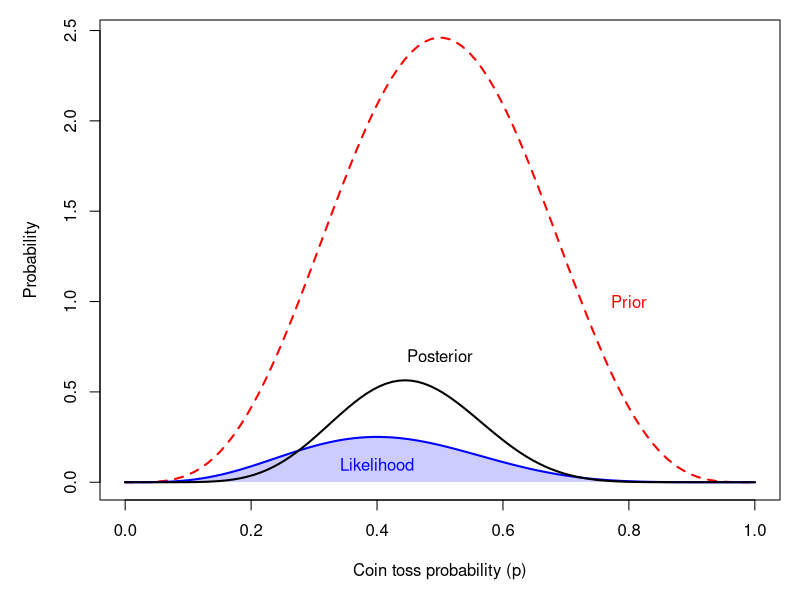

Recreate this plot in R.
x <- seq(0, 1, length.out=100)

pdf(file='~/slides/img/beta-binom.pdf', width=5, height=5)

par(mar=c(5,5,1,1))
plot(x, dbeta(x, shape1=5, shape2=5), type='l', lty=2, 
     col='red', lwd=2,
     ylab='Probability', xlab='Coin toss probability (p)')
text(x=0.8, y=1, label='Prior', col='red')
polygon(x, dbinom(4, size=10, prob=x), border=NA, col=rgb(0,0,1,0.2))
lines(x, dbinom(4, size=10, prob=x), col='blue', lwd=2)
text(x=0.4, y=0.1, label='Likelihood', col='blue')
lines(x, dbinom(4, size=10, prob=x) * dbeta(x, shape1=5, shape2=5),
      lwd=2)
text(x=0.5, y=0.7, label='Posterior')

dev.off()
